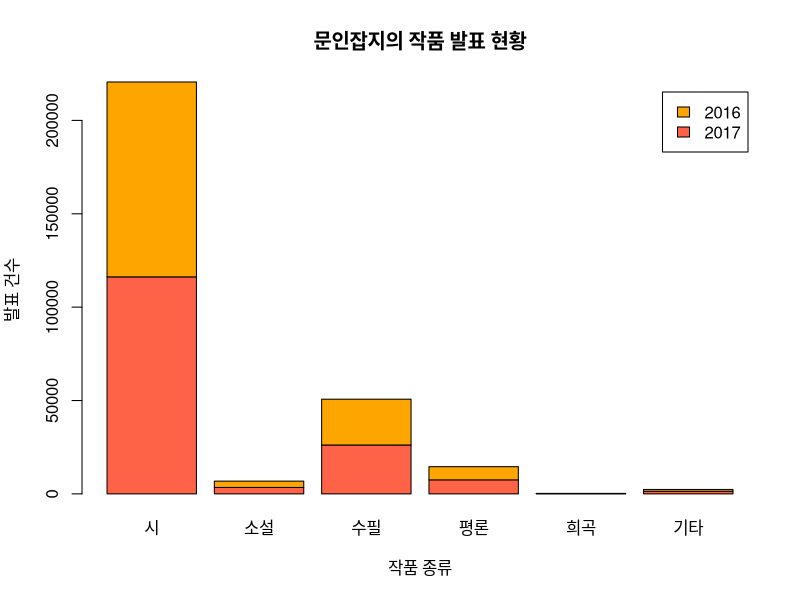
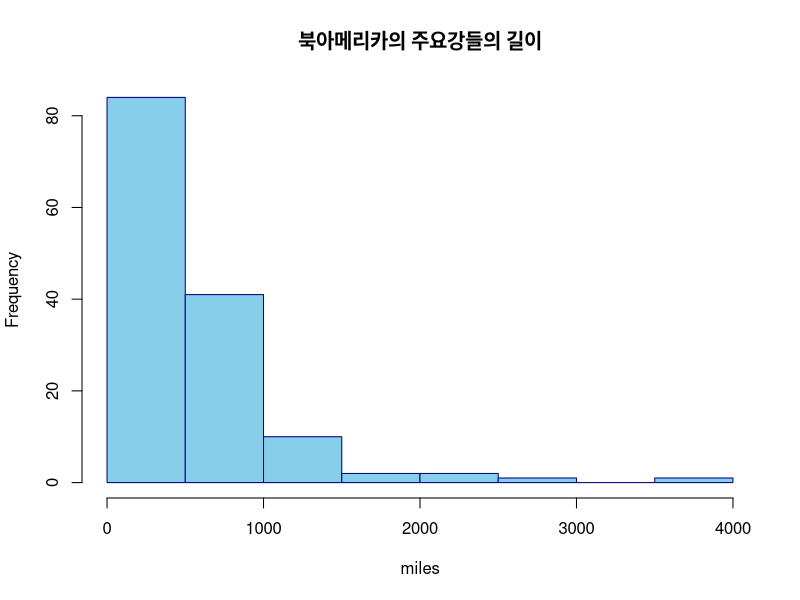
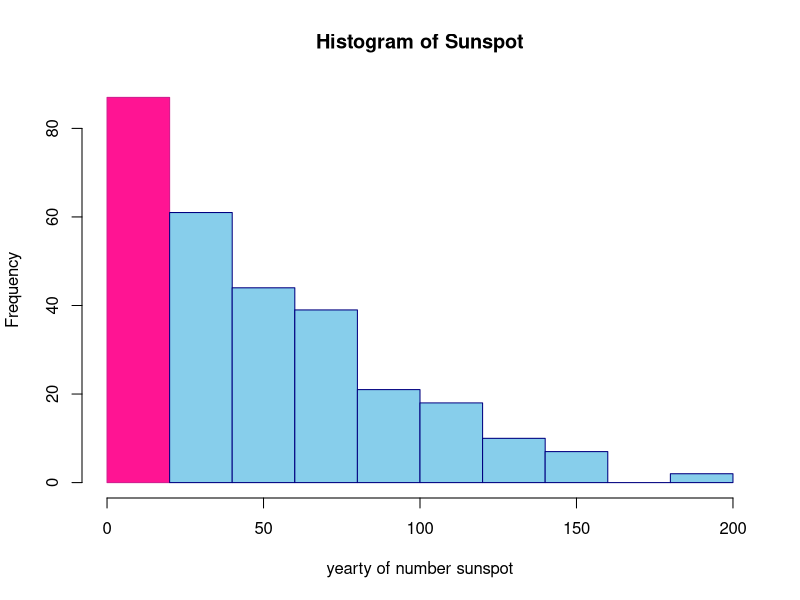

These charts were generated, in order, by the following R code:
#(1)
year.2017 <- c(116215, 3437, 26183, 7522, 147, 1411)
year.2016 <- c(104359, 3393, 24527, 7058, 102, 975)
ds <- rbind(year.2017, year.2016)
colnames(ds) <- c('시', '소설', '수필', '평론', '희곡', '기타')

barplot(ds,
        main = '문인잡지의 작품 발표 현황',
        col = c('tomato', 'orange'),
        xlab = '작품 종류', ylab = '발표 건수',
        beside = F,
        legend.text = c('2017', '2016'))

#(2)
res <- hist(rivers,
            main = '북아메리카의 주요강들의 길이',
            xlab = 'miles',
            col = 'skyblue',
            border = 'navy',
            breaks = 6)
res$breaks
res$counts

#(3)
sunspot <- as.vector(sunspot.year)
color <- rep('skyblue', 10)
color[1] <- 'deeppink'

color.border <- rep('navy', 10)
color.border[1] <- 'violetred'

res <- hist(sunspot,
            main = 'Histogram of Sunspot',
            xlab = 'yearty of number sunspot',
            col = color,
            breaks = 7,
            border = color.border)
res$breaks
res$counts